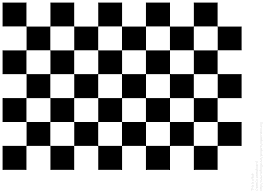
#> input picture Features Detection/corner detection/chessboard.png, 263 x 191 px
$ jupyter execute Untitled.ipynb
#> lines starting #> are read from the running program, lines starting #| are printed output that depends on the picture; after the words box and inside, x2 and y2 are one past the last pixel; in counts of white or black regions, pixels touching at a corner belong together
# corner detection

[cell 1]
import cv2
import numpy as np

import matplotlib.pyplot as plt

[cell 2]
image=cv2.imread("./chessboard.png")
#> image is the input picture: shape (191, 263, 3); min 0, max 255, mean 153.8
gray_scale=cv2.cvtColor(image,cv2.COLOR_BGR2GRAY)

[cell 3]
gray_sclae=gray_scale.astype(np.float32)

# corner detction

[cell 4]
corners=cv2.cornerHarris(gray_scale,2,3,0.04)
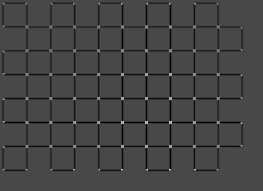
#> corners: shape (191, 263) float32; min -0.04, max 0.101, mean -0.00207; drawn with min black and max white

[cell 5]
# corners.shape

[cell 6]
plt.imshow(corners,'gray')

[cell 7]
# dilation but not important
dilate_image=cv2.dilate(corners,None)
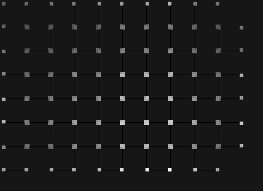
#> dilate_image: shape (191, 263) float32; min -0.01, max 0.101, mean 0.00145; drawn with min black and max white
plt.imshow(dilate_image)

[cell 8]
# plt.imshow(image.astype(np.uint8))

[cell 9]
image[dilate_image > 0.01*dilate_image.max()]=[0,0,255]
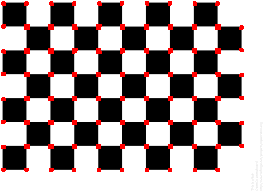
#> image: shape (191, 263, 3); 4.26% of pixels changed, all inside (x1, y1, x2, y2) = (1, 1, 244, 172)

[cell 10]
plt.imshow(image)

# Corner with SubPixel Accuracy

[cell 11]
filename = './chessboard2.jpeg'
img = cv2.imread(filename)
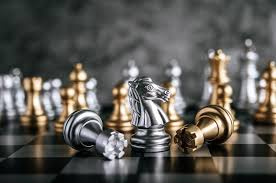
#> input picture Features Detection/corner detection/chessboard2.jpeg, 276 x 183 px
#> img is the input picture: shape (183, 276, 3); mean B, G, R 85.3, 90.2, 92.6
gray = cv2.cvtColor(img,cv2.COLOR_BGR2GRAY)
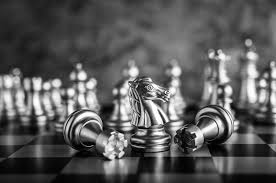
#> gray: shape (183, 276); min 0, max 255, mean 90.3
# find Harris corners
gray = np.float32(gray)
dst = cv2.cornerHarris(gray,2,3,0.04)
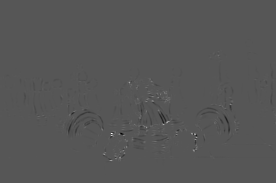
#> dst: shape (183, 276) float32; min -58362084, max 113390992, mean -122916; drawn with min black and max white
dst = cv2.dilate(dst,None)
ret, dst = cv2.threshold(dst,0.01*dst.max(),255,0)
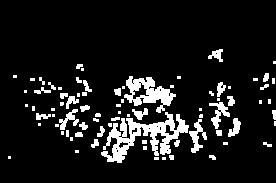
#> dst: shape (183, 276) float32; 10.3% white; 79 white regions (41 under 20 px), largest, box (x1, y1, x2, y2) and area: (101, 112, 189, 163) 1687, (124, 76, 176, 113) 860, (189, 119, 207, 153) 251
#> ret = 1133909.9
dst = np.uint8(dst)

[cell 12]
ret, labels, stats, centroids = cv2.connectedComponentsWithStats(dst)
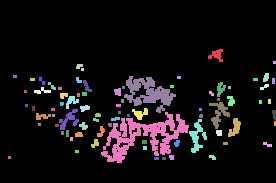
#> labels: shape (183, 276) int32; 80 distinct labels, from 0 to 79; one colour per label, 0 black
#> ret = 80; stats = 80 rows, first 6: [0, 0, 276, 183, 45305], [208, 49, 15, 13, 102], [273, 61, 3, 3, 9], [76, 64, 7, 5, 27], [81, 68, 3, 3, 9], [263, 73, 6, 9, 42]; centroids = 80 pairs, first value 9 to 274.5, second value 54.63 to 158

[cell 13]
criteria = (cv2.TERM_CRITERIA_EPS + cv2.TERM_CRITERIA_MAX_ITER, 100, 0.001)
corners = cv2.cornerSubPix(gray,np.float32(centroids),(5,5),(-1,-1),criteria)
#> corners = 80 pairs, first value 7.44 to 274.7, second value 56.66 to 158

[cell 14]
res = np.hstack((centroids,corners))
#> res = 80 rows, first 6: [136.4, 88.1, 136.4, 88.1], [216.3, 54.63, 216.7, 56.66], [274, 62, 270.2, 62.25], [78.78, 65.78, 78.46, 63.28], [82, 69, 79.85, 69.88], [265.6, 77, 265.6, 77]
res = np.int0(res)
#> res = 80 rows, first 6: [136, 88, 136, 88], [216, 54, 216, 56], [274, 62, 270, 62], [78, 65, 78, 63], [82, 69, 79, 69], [265, 77, 265, 77]
img[res[:,1],res[:,0]]=[255,0,0]
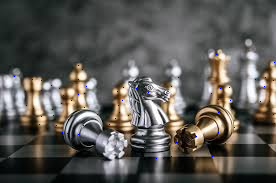
#> img: shape (183, 276, 3); 0.16% of pixels changed, all inside (x1, y1, x2, y2) = (9, 54, 275, 159)
img[res[:,3],res[:,2]] = [0,255,0]
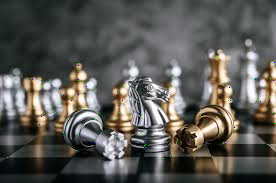
#> img: shape (183, 276, 3); 0.15% of pixels changed, all inside (x1, y1, x2, y2) = (7, 56, 275, 159)

[cell 15]
plt.imshow(img)

[cell 16]
corners[1,:]
#> Out = [216.7, 56.66]
